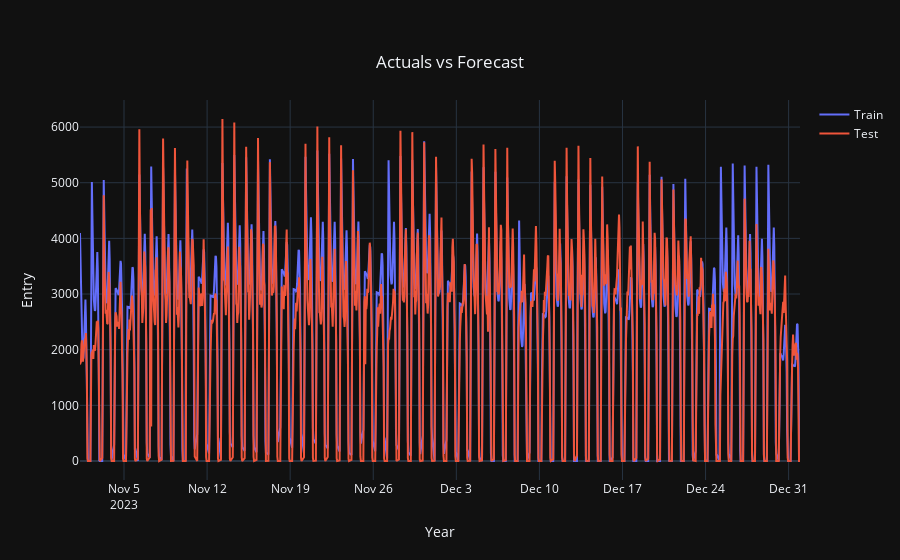

Write notebook code for a chart like this one.
### Code cell
train_samples = go.Scatter(x = test_forecast['ds'],
                  y = test_forecast['yhat'],
                  mode = 'lines',
                  name = 'Train')
test_samples = go.Scatter(x = test['ds'],
                  y = test['y'],
                  mode = 'lines',
                  name = 'Test')

layout = go.Layout(title={'text': 'Actuals vs Forecast',
                          'y':0.9,
                          'x':0.5,
                          'xanchor': 'center',
                          'yanchor': 'top'},
                   xaxis = dict(title = 'Year'),
                   yaxis = dict(title = 'Entry'),
                   template = 'plotly_dark')

data = [train_samples, test_samples]
fig = go.Figure(data = data, layout = layout)
iplot(fig)

### Figure 1 — Plotly figure (JSON) as saved in the notebook; plotly's stock layout.template omitted (floating-point values rounded to 4 significant figures; data arrays with more than 128 entries replaced by an {"elided": "..."} marker saying what was removed)
{"data": [{"mode": "lines", "name": "Train", "type": "scatter", "x": {"elided": "1217 str values"}, "y": {"elided": "1217 int values"}}, {"mode": "lines", "name": "Test", "type": "scatter", "x": {"elided": "1217 str values"}, "y": {"elided": "1217 int values"}}], "layout": {"title": {"text": "Actuals vs Forecast", "x": 0.5, "xanchor": "center", "y": 0.9, "yanchor": "top"}, "xaxis": {"title": {"text": "Year"}}, "yaxis": {"title": {"text": "Entry"}}}}
